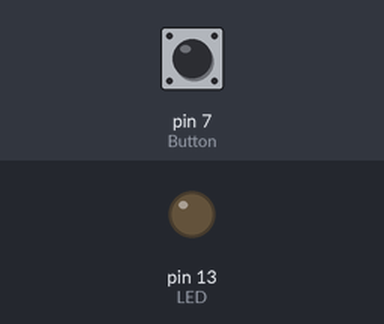
The sketch below on a simulated Arduino Uno, built with avr-gcc and run on an emulated ATmega328P. Parts: output pins drawn as LEDs (lit = HIGH). The test bench sets the inputs (shaded band); at power-on: pin 7 (Button) LOW.

Above: at 1.2 s.
1.3 s: pin 7 (Button) pulled HIGH for 0.15 s
At 2.2 s:
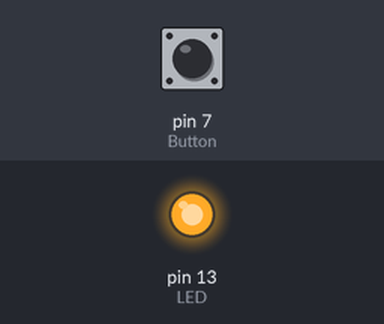
2.9 s: pin 7 (Button) pulled HIGH for 1 s
At 3.4 s:
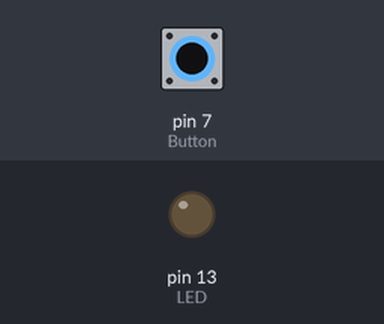
5.4 s: pin 7 (Button) pulled HIGH for 3.2 s
At 6.5 s:
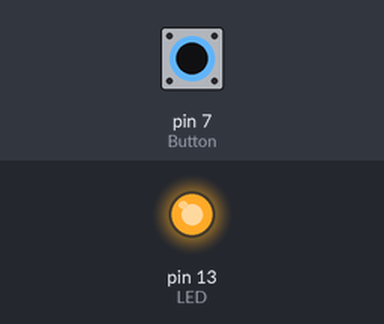
Timing chart, 0 to 8.4 s (numbered marks = the images above; inputs shaded):
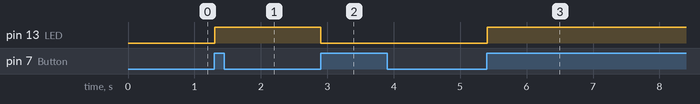

Measured:
- after the input at 1.3 s, pin 13 (LED): LOW → HIGH at once
- after the input at 2.9 s, pin 13 (LED): HIGH → LOW at once
- after the input at 5.4 s, pin 13 (LED): LOW → HIGH at once

The sketch:

ex02.ino
```cpp
const  int  LED=13;
const  int  Button=7;
boolean  lastButton=LOW;  //前一次按鈕狀態
boolean  currentButton=LOW;  //目前按鈕狀態
boolean  ledOn=false;  //LED狀態

boolean  debounce(boolean last) {
  // 清除機械彈跳
  boolean  current = digitalRead(Button);  //讀取目前輸入訊號
  if  (last != current) {  //若輸入訊號產生變化
    delay(5);  //延遲5毫秒
    current = digitalRead(Button);  //再讀取一次輸入訊號
  }
  return current;
}

void  setup() {
  pinMode(LED, OUTPUT);
  pinMode(Button, INPUT);
}

void  loop() {
  currentButton = debounce(lastButton);
// 開關按下時，輸入訊號會由LOW變為HIGH
  if (lastButton == LOW && currentButton == HIGH)
    ledOn = !ledOn;  //LED狀態反相
  lastButton = currentButton;  //確保放開按鈕開關
  digitalWrite(LED, ledOn);
}
```
